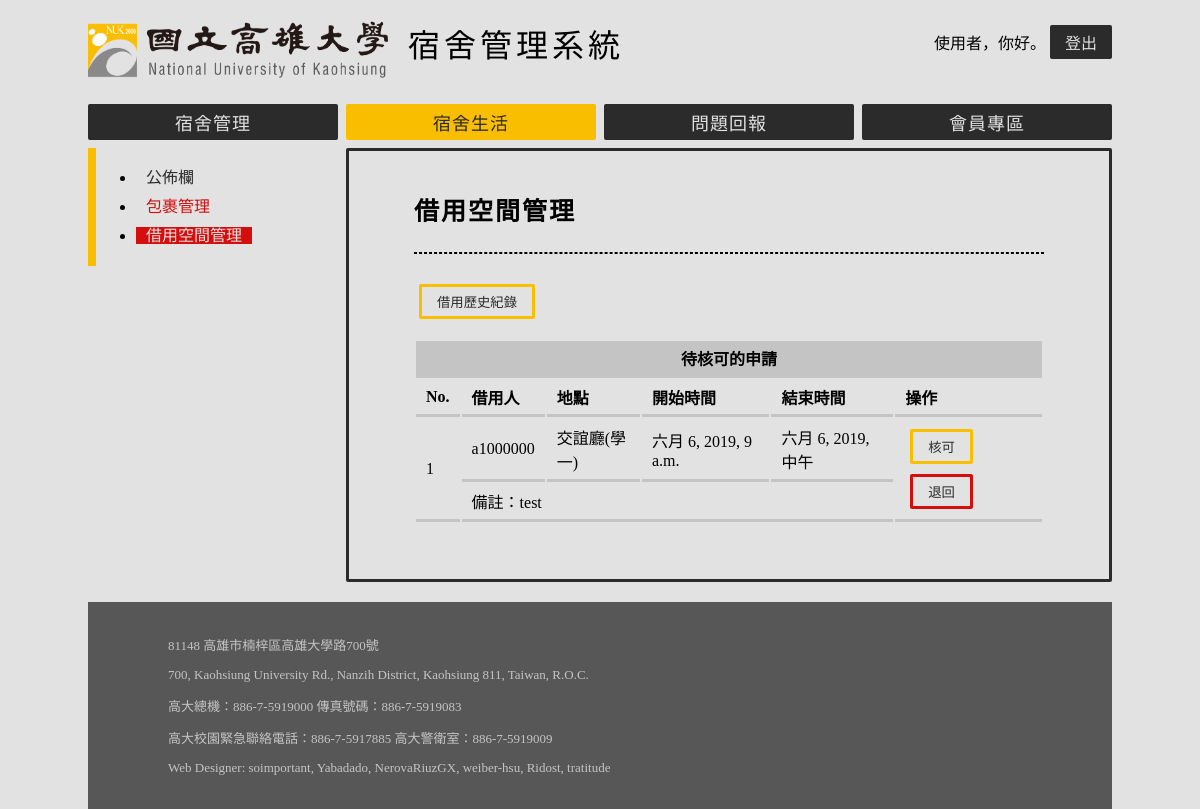
Screenshot of /DLS/borrow/manage/ (signed in) with the database file from the repository.
### AS/models.py (models this page shows, shortened)
class BorrowRecord(models.Model):
    STATES = (
        (0, '等待核可中'),
        (1, '核可完成'),
        (2, '退件')
    )
    tag = models.ForeignKey('Equipment', on_delete = models.CASCADE)
    account = models.ForeignKey('Account', on_delete = models.CASCADE)
    start_time = models.DateTimeField()
    end_time = models.DateTimeField()
    memo = models.CharField(max_length = 512)
    confirm = models.IntegerField(choices = STATES)

class Account(models.Model):
    PERMISSIONS = (
        (0, '系統管理員'),
        (1, '宿舍管理員'),
        (2, '住宿生'),
        (3, '學生')
    )
    user = models.OneToOneField(User, on_delete=models.CASCADE)
    permission = models.IntegerField(choices=PERMISSIONS, default=3)
    phone = models.CharField(max_length=10, default='')

class Equipment(models.Model):
    STATES = (
        ('Free', '可借用'),
        ('InUse', '出借中'),
        ('NotAvailable', '不可使用')
    )
    tag = models.CharField(max_length = 16, primary_key = True)
    name = models.CharField(max_length = 20)
    current_state = models.CharField(max_length = 16, choices = STATES)

### DLS/views.py (the view)
# urls.py: path('borrow/manage/', ManageRecord),
@login_required(login_url='/AS/login/')
def ManageRecord(request):
    is_manager = IsManager(request)
    record = BorrowRecord.objects.filter(confirm = 0)
    return render(request, 'borrow/manage.html', locals())

### DLS/views.py (called while the page is built)
@login_required(login_url='/AS/login/')
def IsManager(request):
    user = Account.objects.get(user = auth.get_user(request))
    return user.permission <= 1

### DLS/templates/borrow/manage.html (shortened to what this page needs)
{% extends "AS/base.html" %}
{% block script %}
{% include '../jquery.html' %}
{% endblock %}
{% block navbar %}
    {% include "navbar.html" %}
{% endblock %}
{% block sidebar %}
<ul>
    <li><a href="/DLS/billboard/" class="sidebar-item">公佈欄</a></li>
    {% if is_manager %}
        <li><a href="/DLS/package/" class="sidebar-item-limited">包裹管理</a></li>
        <li><a href="/DLS/borrow/manage/" class="sidebar-item-limited-selected">借用空間管理</a></li>
    {% else %}
        <li><a href="/DLS/package/" class="sidebar-item">查看包裹</a></li>
        <li><a href="/DLS/borrow/apply/" class="sidebar-item">申請借用空間</a></li>
        <li><a href="/DLS/borrow/status/" class = "sidebar-item">空間申請狀態</a></li>
    {% endif %}
</ul>
{% endblock %}
{% block article %}
<h1>借用空間管理</h1>
<hr class="heading">
    <button class = 'button-accept' onclick="document.location.href = './showall'">
        借用歷史紀錄
    </button>
    <div>
    <table class="vertical">
        <thead>
            <tr>
                <th colspan="6" style="text-align: center; background-color: #c4c4c4">待核可的申請</td>
            </tr>
            <tr>
                <th>No.</th>
                <th>借用人</th>
                <th>地點</th>
                <th>開始時間</th>
                <th>結束時間</th>
                <th>操作</th>
            </tr>
        </thead>
        {% for r in record %}
            <tbody class="table-block">
                <tr>
                    <td rowspan="2">{{ r.id }}</td>
                    <td>{{ r.account.user.username }}</td>
                    <td>{{ r.tag.name }}</td>
                    <td>{{ r.start_time }}</td>
                    <td>{{ r.end_time }}</td>
                    <td rowspan="2">
                        <button class='button-accept' onclick = "Confirm('{{ r.id }}')">核可</button>
                        <button class='button-warning' onclick = "withdraw('{{ r.id }}')">退回</button>
                    </td>
                </tr>
                <tr>
                    <td colspan="4">備註：{{ r.memo }}</td>
                </tr>
            </tbody>
        {% endfor %}
    </table>
</div>
{% endblock %}

### AS/static/AS/main_style.css (style rules this page uses)
* { -webkit-box-sizing: border-box; -moz-box-sizing: border-box; box-sizing: border-box; transition: background-color .15s ease-out, font-color .15s ease-out; }
#body { font-family: "NS-Regular"; background-color: #e2e2e2; margin: 0 auto; max-width: 1024px; min-width: 600px; }
#sidebar-list li a { padding: 0 10px; }
.sidebar-item:link, .sidebar-item:visited { text-decoration: none; color: #2b2b2b; }
.sidebar-item-limited:link, .sidebar-item-limited:visited { text-decoration: none; color: #d40d0d; }
.sidebar-item-limited-selected:link, .sidebar-item-limited-selected:visited { background-color: #d40d0d; text-decoration: none; color: #e2e2e2; }
.button-accept { background-color: transparent; font-family: "NS-Medium"; color: #2b2b2b; border: 3px solid #fabe00; border-radius: 2px; text-decoration: none; padding: 5px 15px; margin: 5px; }
.button-warning { background-color: transparent; font-family: "NS-Medium"; color: #2b2b2b; border: 3px solid #d40d0d; border-radius: 2px; text-decoration: none; padding: 5px 15px; margin: 5px; }
hr.heading { border: 1px dashed; margin: 25px auto; }
h1 { font-size: 25px; font-family: "NS-Medium"; letter-spacing: 2px; margin-top: 0; }
.vertical { border: transparent; width: 100%; table-layout: auto; margin: 15px 0; }
.vertical th, .vertical td { font-family: "NS-Regular"; text-align: left; vertical-align: middle; padding: 5px 10px; border-bottom: 3px solid #c4c4c4; }
.vertical td { height: 30px; }

### rows the page displays
BorrowRecord: id "1", account.user.username "a1000000", tag.name "交誼廳(學一)", start_time "六月 6, 2019, 9 a.m.", end_time "六月 6, 2019, 中午", memo "test"
